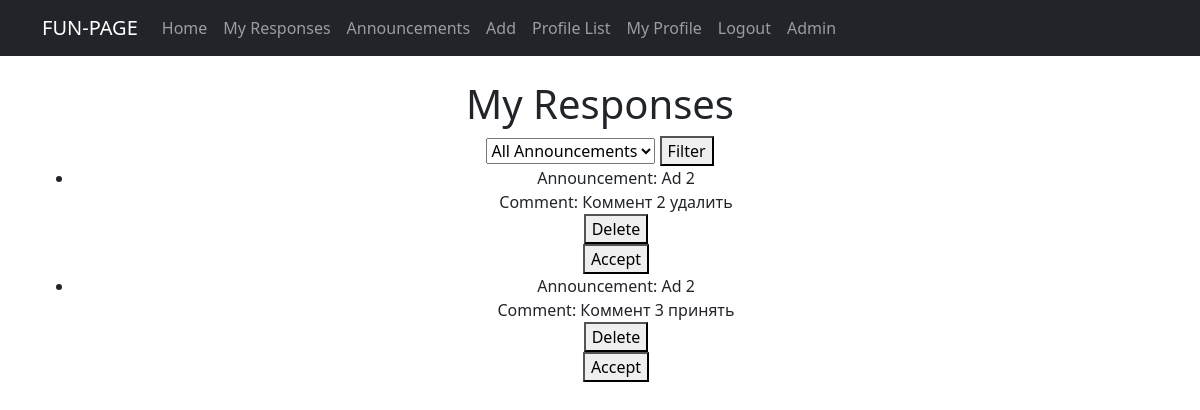
Page /my-responses/ (signed in) on the earlier database version.
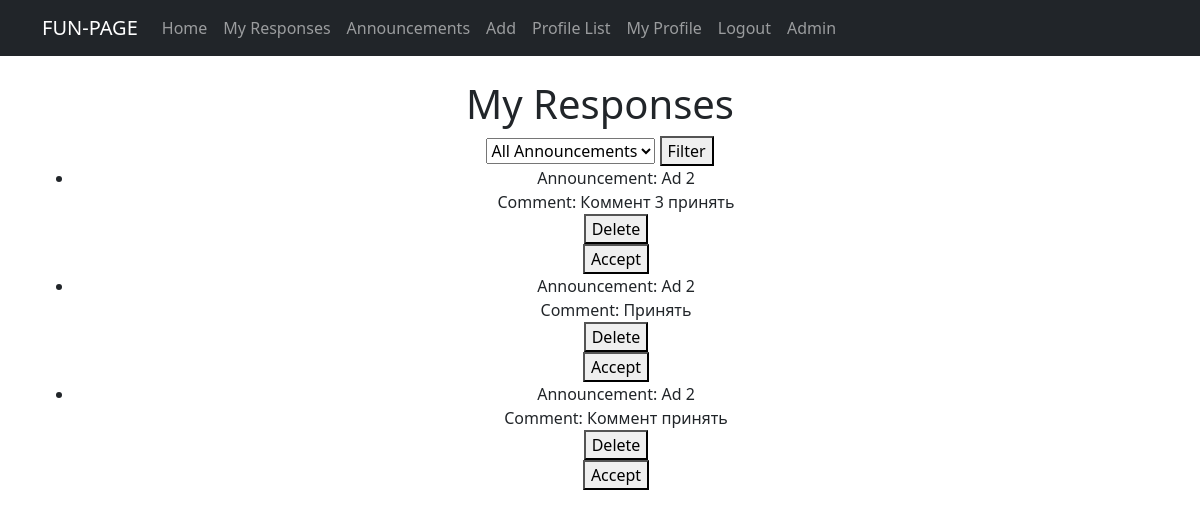
Same page on the later database version.
### fun/models.py (models this page shows, shortened)
class Comment(models.Model):
    user = models.ForeignKey(User, on_delete=models.CASCADE)
    date = models.DateTimeField(auto_now_add=True)
    announcement = models.ForeignKey('Announcement', on_delete=models.CASCADE)
    content = models.TextField()

class Announcement(models.Model):
    title = models.CharField(max_length=100)
    text = models.TextField()
    category = models.ForeignKey(Category, on_delete=models.CASCADE)
    author = models.ForeignKey(User, default=1, on_delete=models.CASCADE)
    date_added = models.DateTimeField(auto_now_add=True)
    image = models.ImageField(upload_to='images/', null=True, blank=True)
    video = models.FileField(upload_to='videos/', null=True, blank=True)
    likes = models.ManyToManyField(User, related_name="ad_like", blank=True)
    comments = models.ManyToManyField(Comment, related_name="commented_on", blank=True)

### fun/views.py (the view)
# urls.py: path('my-responses/', MyResponsesView.as_view(), name='my_responses'),
class MyResponsesView(ListView):
    model = Comment
    template_name = 'my_responses.html'
    context_object_name = 'comments'
    def get_queryset(self):
        queryset = super().get_queryset().filter(announcement__author=self.request.user)
        announcement_id = self.request.GET.get('announcement')
        if announcement_id:
            queryset = queryset.filter(announcement_id=announcement_id)
        return queryset

### templates/my_responses.html (shortened to what this page needs)
{% extends 'flatpages/default.html' %}
{% block content %}
  <h1>My Responses</h1>
  <div>
    <form method="GET">
      <select name="announcement">
        <option value="" selected>All Announcements</option>
      </select>
      <button type="submit">Filter</button>
    </form>
  </div>
  <ul>
    {% for comment in comments %}
        <li>
          Announcement: {{ comment.announcement.title }}
          <br/>
          Comment: {{ comment.content }}
          <form action="{% url 'delete_comment' comment.id %}" method="POST">
            <button type="submit">Delete</button>
          </form>
          <form action="{% url 'accept_comment' comment.id %}" method="POST">
            <button type="submit">Accept</button>
          </form>
        </li>
    {% endfor %}
  </ul>
{% endblock %}

Differences in the rows shown:
removed Comment: announcement "Ad 2", content "Коммент 2 удалить"
added Comment: announcement "Ad 2", content "Принять"
added Comment: announcement "Ad 2", content "Коммент принять"
